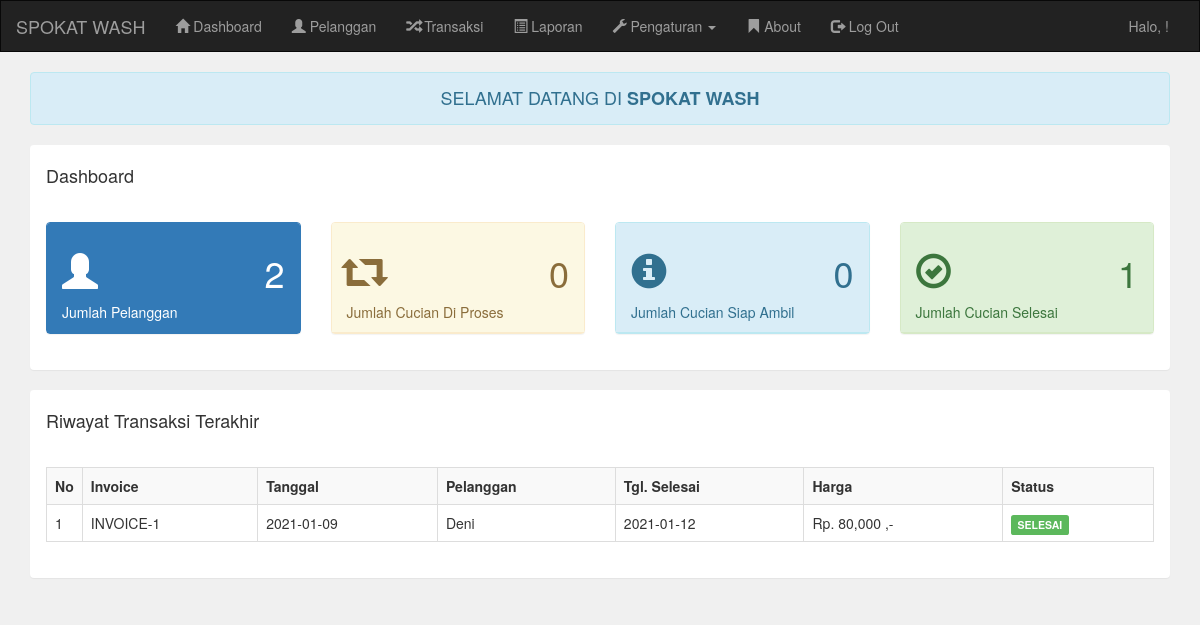
/admin/index.php (signed in), run on the app's committed database.
### tables this page shows
CREATE TABLE `pelanggan` (
  `pelanggan_id` int(11) NOT NULL,
  `pelanggan_nama` varchar(255) NOT NULL,
  `pelanggan_hp` varchar(255) NOT NULL,
  `pelanggan_alamat` text NOT NULL,
  `pelanggan_password` varchar(255) NOT NULL
);

CREATE TABLE `transaksi` (
  `transaksi_id` int(11) NOT NULL,
  `id_layanan` int(11) NOT NULL,
  `transaksi_pelanggan` int(11) NOT NULL,
  `transaksi_jml_sepatu` int(11) NOT NULL,
  `transaksi_harga` int(11) NOT NULL,
  `transaksi_status` int(11) NOT NULL,
  `transaksi_tgl` date NOT NULL,
  `transaksi_tgl_selesai` date DEFAULT NULL
);

### admin/index.php (the view)
<?php include 'header.php'; ?>
<?php
include '../koneksi.php';
?>
<div class="container">
    <div class="alert alert-info text-center">
        <h4 style="margin-bottom: 0px">SELAMAT DATANG DI <b>SPOKAT WASH </b></h4>
    </div>
    <div class="panel">
        <div class="panel-heading">
            <h4>Dashboard</h4>
        </div>
        <div class="panel-body">
            <div class="row">
                <div class="col-md-3">
                    <div class="panel panel-primary">
                        <div class="panel-heading">
                            <h1>
                                <i class="glyphicon glyphicon-user"></i>
                                <span class="pull-right">
                                    <?php
                                    $pelanggan = mysqli_query($koneksi,"select * from pelanggan");
                                    echo mysqli_num_rows($pelanggan);
                                    ?>
                                </span>
                            </h1>
                            Jumlah Pelanggan
                        </div>
                    </div>
                </div>
                <div class="col-md-3">
                    <div class="panel panel-warning">
                        <div class="panel-heading">
                            <h1>
                                <i class="glyphicon glyphicon-retweet"></i>
                                <span class="pull-right">
                                    <?php
                                    $proses = mysqli_query($koneksi,"select * from transaksi where transaksi_status='0'");
                                    echo mysqli_num_rows($proses);
                                    ?>
                                </span>
                            </h1>
                            Jumlah Cucian Di Proses
                        </div>
                    </div>
                </div>
                <div class="col-md-3">
                    <div class="panel panel-info">
                        <div class="panel-heading">
                            <h1>
                                <i class="glyphicon glyphicon-info-sign"></i>
                                <span class="pull-right">
                                    <?php
                                    $proses = mysqli_query($koneksi,"select * from transaksi where transaksi_status='1'");
                                    echo mysqli_num_rows($proses);
                                    ?>
                                </span>
                            </h1>
                            Jumlah Cucian Siap Ambil
                        </div>
                    </div>
                </div>
<div class="col-md-3">
                    <div class="panel panel-success">
                        <div class="panel-heading">
                            <h1>
                                <i class="glyphicon glyphicon-ok-circle"></i>
                                <span class="pull-right">
                                    <?php
                                    $proses = mysqli_query($koneksi,"select * from transaksi where transaksi_status='2'");
                                    echo mysqli_num_rows($proses);
                                    ?>
                                </span>
                            </h1>
                            Jumlah Cucian Selesai
                        </div>
                    </div>
                </div>
            </div>
        </div>
    </div>
    <div class="panel">
        <div class="panel-heading">
            <h4>Riwayat Transaksi Terakhir</h4>
        </div>
        <div class="panel-body">
            <table class="table table-bordered table-striped">
                <tr>
                    <th width="1%">No</th>
                    <th>Invoice</th>
                    <th>Tanggal</th>
                    <th>Pelanggan</th>
                    <th>Tgl. Selesai</th>
                    <th>Harga</th>
                    <th>Status</th>
                </tr>
                <?php
                $data = mysqli_query($koneksi,"select * from pelanggan,transaksi where transaksi_pelanggan=pelanggan_id order by transaksi_id desc limit 7");
                $no = 1;
                while($d=mysqli_fetch_array($data)){
                    ?>
                    <tr>
                        <td><?php echo $no++; ?></td>
                        <td>INVOICE-<?php echo $d['transaksi_id']; ?></td>
                        <td><?php echo $d['transaksi_tgl']; ?></td>
                        <td><?php echo $d['pelanggan_nama']; ?></td>
                        <td><?php echo $d['transaksi_tgl_selesai']; ?></td>
                        <td><?php echo "Rp. ".number_format($d['transaksi_harga']) ." ,-"; ?></td>
                        <td>
                            <?php
                            if($d['transaksi_status']=="0"){
                                echo "<div class='label label-warning'>PROSES</div>";
                            }else if($d['transaksi_status']=="1"){
                                echo "<div class='label label-info'>DICUCI</div>";
                            }else if($d['transaksi_status']=="2"){
                                echo "<div class='label label-success'>SELESAI</div>";
                            }
                            ?>
                        </td>
                    </tr>
                    <?php
                }
                ?>
            </table>
        </div>
    </div>
</div>
<?php include 'footer.php'; ?>

### data on the page
pelanggan: transaksi.transaksi_id "1", transaksi.transaksi_tgl "2021-01-09", pelanggan_nama "Deni", transaksi.transaksi_tgl_selesai "2021-01-12", transaksi.transaksi_harga "80,000"

### other printed values
mysqli_num_rows($pelanggan) "2"
mysqli_num_rows($proses) "0"
mysqli_num_rows($proses) "1"
